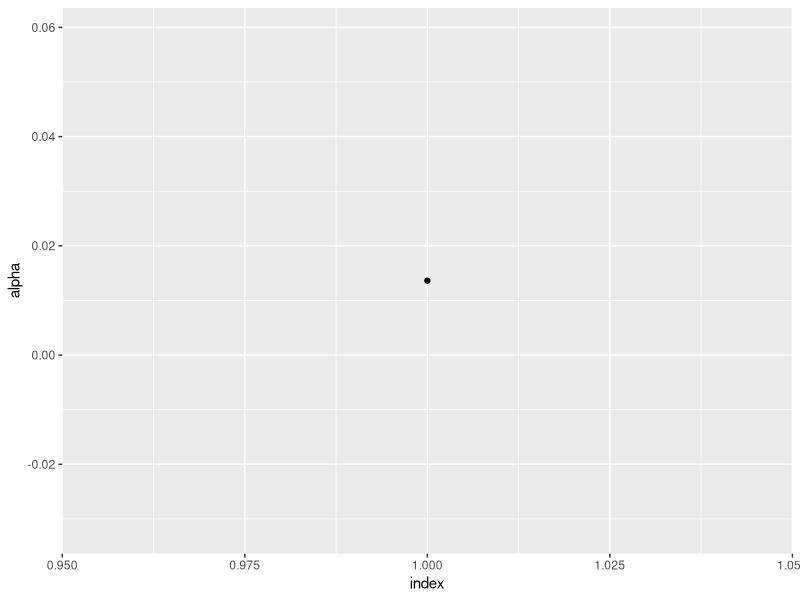
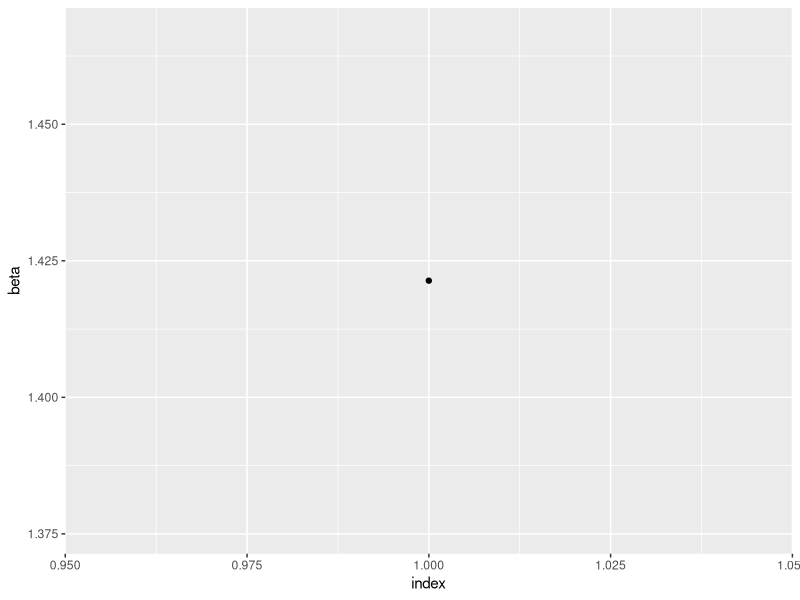
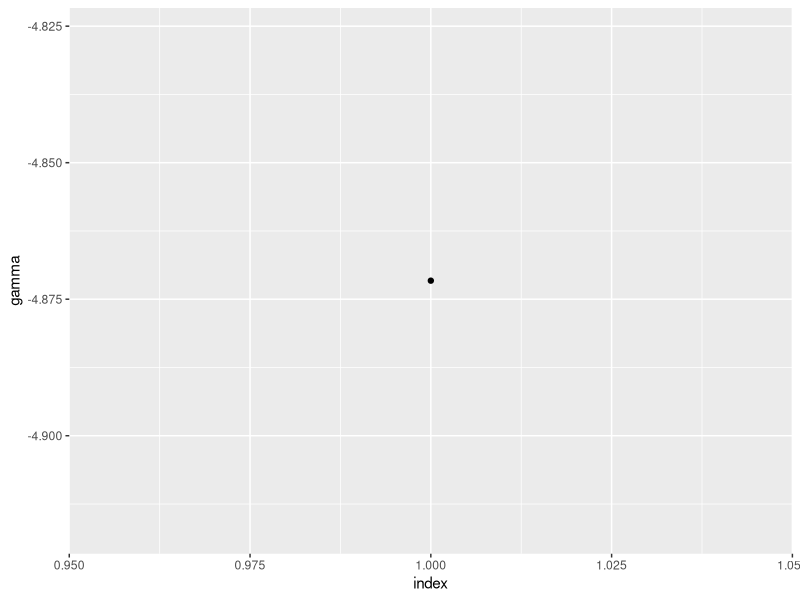
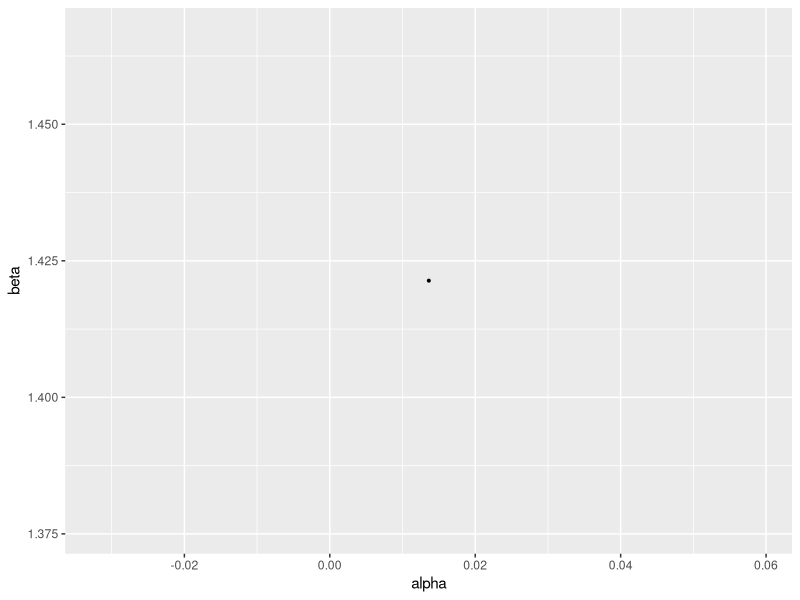

The R source for these figures, in order:
library("tidyverse")
x_icount <- 20
n <- 1
x_i <- 1:x_icount
waldtesta <- rep(0,n)
waldtestb <- rep(0,n)
waldtestg <- rep(0,n)
conff1b <- matrix(nrow=n, ncol=2)
conff1a <- matrix(nrow=n, ncol=2)
conff1g <- matrix(nrow=n, ncol=2)
limits <- rep(0,n)
errors <- rep(0,n)
betahat <- rep(0,n)
ahat <- rep(0,n)
gammahat <- rep(0,n)
resulthypotese <- rep(0,n)
bstar <- 1.1
crit = pchisq(0.05,df=3,lower.tail = FALSE)
beta <- function(b,c1 = 1,c2 = 0) {
  b ^ (c1 * x_i + c2)
}

for (ii in 1:n) {
  yi <- c(-0.8, 1.15, 1.82, 2.89, 1.43, 0.59, 1.09, 3.00, 2.81, 3.02, 2.39, 3.50, 3.06, 2.41, 2.81, 3.95, 4.19, 5.94, 7.06, 4.55)
  likelihood <- function(a,b,g) {
    1 / sqrt(2*pi)^x_icount * prod(exp (( a * b ^x_i -yi + g)^2)/2)
  }
  
  s <- function(b) {
    a_s <- sum(beta(b))
    b_s <- (sum(beta(b))) / n * sum(beta(b)) 
    c_s <- (sum(beta(b))) / n * sum(yi)
    d_s <- sum(yi*beta(b))
    sahat <- (c_s-d_s)/(b_s-a_s)
    gamma <- 1 / n * sum(sahat*beta(b)-yi) 
    - sum((sahat * beta(b) + gamma - yi ) * beta(b,1,-1) * x_i* sahat)
  }
  
  i <- function(b) {
    a_s <- sum(beta(b))
    b_s <- (sum(beta(b))) / n * sum(beta(b)) 
    c_s <- (sum(beta(b))) / n * sum(yi)
    d_s <- sum(yi*beta(b))
    sahat <- (c_s-d_s)/(b_s-a_s)
    gamma <- 1 / n * sum(sahat*beta(b))- sum(yi)
    imi <- sum(x_i * sahat * beta(b,1,-2) * ((2*x_i-1) * sahat *beta(b) + 
                                               gamma * (x_i-1) - ((sahat * beta(b) + gamma)) *(x_i -1)  ))
    imi^-1
  }
  
  intim <- function(b, funk1, funk2) {
    score <- funk1 
    fish <- funk2 
    bk <- b
    itt <-0
    itt1 <- 0
    itt2 <- 0 
    while(abs(score(bk) * fish(bk))>0.001) {
      itt<- itt + 1
      bk = bk + fish(bk) * score(bk)
      if (!is.finite(score(bk))==TRUE | !is.finite((fish(bk)))==TRUE) {
        cat("ERROR!", "\n")
        itt2 <- 1
        break
      }
      if (itt>5000) {
        cat("break", "\n")
        itt1 <- 1
        break(intim)
      }
    }
    c(bk,itt, itt1, itt2)
  }
  resultatintim <- intim(bstar, s, i)
  betahat[ii] <-  resultatintim[1] 
  ahat_s <- sum(beta(betahat[ii]))
  bhat_s <- (sum(beta(betahat[ii]))) / n * sum(beta(betahat[ii])) 
  chat_s <- (sum(beta(betahat[ii]))) / n * sum(yi)
  dhat_s <- sum(yi*beta(betahat[ii]))
  ahat[ii] <- (chat_s-dhat_s)/(bhat_s-ahat_s)
  gammahat[ii] <- 1 / n * sum(ahat[ii]*beta(betahat[ii]))- sum(yi)
  lmle <- likelihood(ahat[ii],betahat[ii], gammahat[ii])
  lognorm <- function(a,b,g) {
    -2*log(lmle/likelihood(0,1,0))
  }
  
  resulthypotese[ii] <- lognorm(ahat[ii], betahat[ii], gammahat[ii])<=crit
  j22y <- 1 / (sum(ahat[ii] * (2 * x_i - 1) * beta(betahat[ii],2,-1) * x_i) -sum(ahat[ii] * x_i *(x_i - 1)* beta(betahat[ii], 1, 0 ) * yi))
  j11y <- 1 / (sum(beta(betahat[ii],2,0)))
  j33y <- 1 / x_icount
  waldtesta[ii]  <- ((ahat[ii]-0)^2)/ j11y
  waldtestb[ii] <- (betahat[ii]-1) ^ 2 / j22y
  waldtestg[ii] <- (gammahat[ii]-0)^2/ j33y
  conff1b[ii,1] <- betahat[ii] - 1.96 * sqrt(abs(j22y))
  conff1b[ii,2] <- betahat[ii] + 1.96 * sqrt(abs(j22y))
  conff1a[ii,1] <- ahat[ii] - 1.96 * sqrt(abs(j11y))
  conff1a[ii,2] <- ahat[ii] + 1.96 * sqrt(abs(j11y))
  conff1g[ii,1] <- gammahat[ii] - 1.96 * sqrt(abs(j33y))
  conff1g[ii,2] <- gammahat[ii] + 1.96 * sqrt(abs(j33y))
  limits[ii] <- resultatintim[3]
  errors[ii] <- resultatintim[4]
  cat("Iteration=", ii, "Limits=", sum(limits),  "Errors=",sum(errors) , "\n") 
}
cat("Hvilke ahat waldtest ligger inde for confidence intervallet", "\n")
confresula <- which(conff1a[,1] < waldtesta & conff1a[,2] > waldtesta); confresula
length(confresula)
cat("Hvilke betahat waldtest ligger inde for confidence intervallet", "\n")
confresulb <- which(conff1b[,1] < waldtestb & conff1b[,2] > waldtestb); confresulb
length(confresulb)
cat("Hvilke gammahat waldtest ligger inde for confidence intervallet", "\n")
confresulg <- which(conff1g[,1] < waldtestg & conff1g[,2] > waldtestg); confresulg
length(confresulg)
cat("Number of accepted H0 hypothesis", "\n")
sum(resulthypotese)
ahat_plot <- data.frame(x=1:n, y= ahat)
betahat_plot <- data.frame(x=1:n, y= betahat)
gammahat_plot <- data.frame(x=1:n, y=gammahat)
ahat_betahat <- data.frame(x= ahat, y=betahat)
ggplot(ahat_plot, aes(x,y)) +
  geom_point() + 
  labs(x = "index", y= "alpha")
ggplot(betahat_plot, aes(x,y)) +
  geom_point() +
  labs(x = "index", y= "beta")
ggplot(gammahat_plot, aes(x,y)) +
  geom_point() +
  labs(x = "index", y= "gamma")
ggplot(ahat_betahat, aes(x,y)) +
  geom_point(size = 0.7) + 
  labs(x = "alpha", y= "beta")